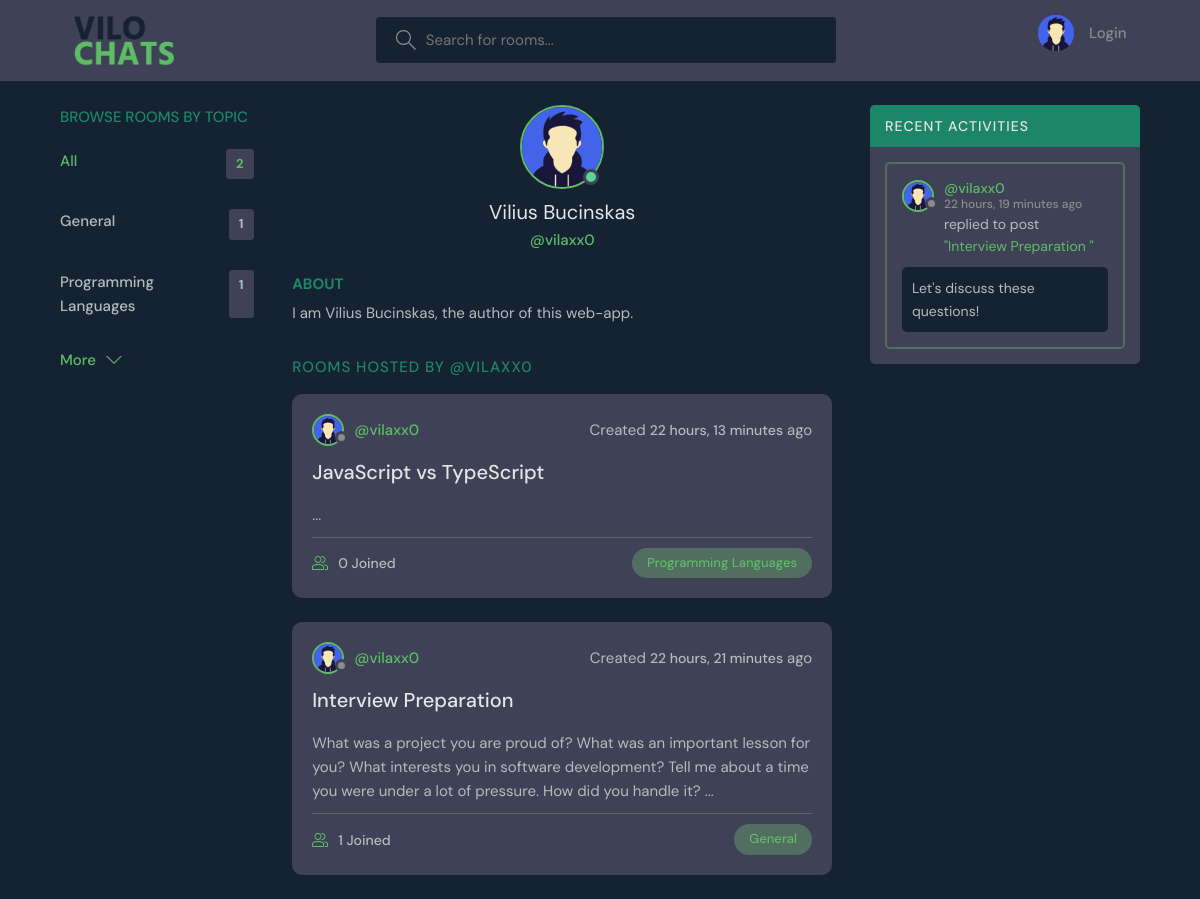
Page /profile/1/ on the earlier database version.
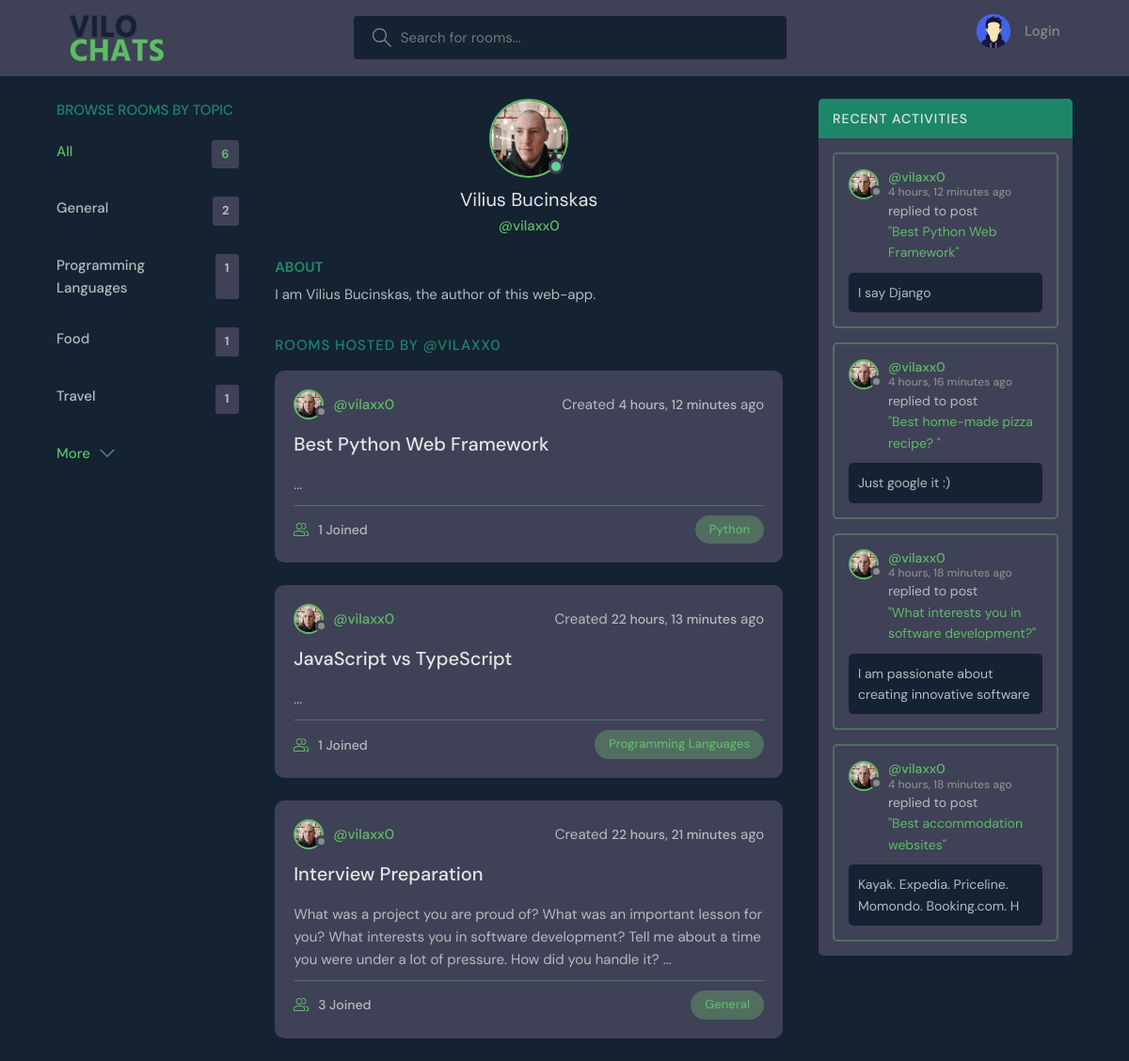
Same page on the later database version.
### base/models.py (models this page shows, shortened)
class Topic(models.Model):
    name = models.CharField(max_length=200)

class User(AbstractUser):
    name = models.CharField(max_length=200, null=True)
    email = models.EmailField(unique=True, max_length=200, null=True)
    bio = models.TextField(null=True, blank=True)
    avatar = models.ImageField(default="avatar.svg", null=True, blank=True)
    USERNAME_FIELD = 'email'
    REQUIRED_FIELDS = []

class Room(models.Model):
    host = models.ForeignKey(User, on_delete=models.SET_NULL, null=True)
    topic = models.ForeignKey(Topic, on_delete=models.SET_NULL, null=True)
    name = models.CharField(max_length=200)
    description = models.TextField(null=True, blank=True)
    participants = models.ManyToManyField(User, related_name='participants', blank=True)
    updated = models.DateTimeField(auto_now=True)
    created = models.DateTimeField(auto_now_add=True)
    class Meta:
        ordering = ['-updated', '-created']
    def __str__(self):
        return self.name

class Message(models.Model):
    user = models.ForeignKey(User, on_delete=models.CASCADE)
    room = models.ForeignKey(Room, on_delete=models.CASCADE)
    body = models.TextField()
    updated = models.DateTimeField(auto_now=True)
    created = models.DateTimeField(auto_now_add=True)
    class Meta:
        ordering = ['-updated', '-created']
    def __str__(self):
        return self.body[0:50]

### base/views.py (the view)
# urls.py: path('profile/<str:pk>/', views.userProfile, name="user-profile"),
def userProfile(request, pk):
    user = User.objects.get(id=pk)
    rooms = user.room_set.all()
    room_messages = user.message_set.all()[0:4]
    topics = Topic.objects.all()[:4]
    all_rooms_count = Room.objects.all().count()
    context = {'user': user, 'rooms': rooms, 'room_messages': room_messages, 'topics': topics, 'all_rooms': all_rooms_count }
    return render(request, 'base/profile.html', context)

### base/templates/base/profile.html (shortened to what this page needs)
{% extends 'main.html' %} {% block content %}
<main class="profile-page layout layout--3">
  <div class="container">
    {% include 'base/topics_component.html' %}
    <div class="roomList">
      <div class="profile">
        <div class="profile__avatar">
          <div class="avatar avatar--large active">
            <img src="{{user.avatar.url}}" />
          </div>
        </div>
        <div class="profile__info">
          <h3>{{ user.name }}</h3>
          <p>@{{ user.username }}</p>
        </div>
        <div class="profile__about">
          <h3>About</h3>
          <p>
            {{user.bio|default:"No bio yet."}}
          </p>
        </div>
      </div>
      <div class="roomList__header">
        <div>
          <h2>Rooms Hosted by @{{ user.username }}</a>
          </h2>
        </div>
      </div>
      {% include 'base/feed_component.html' %}
    </div>
    {% include 'base/activity_component.html' %}
  </div>
</main>
{% endblock content %}

### templates/main.html (shortened to what this page needs)
<!DOCTYPE html>
{% load static %}
<html lang="en">
  <head>
    <link
      rel="stylesheet"
      type="text/css"
      media="screen"
      href="{% static 'styles/main.css' %}"
    />
  </head>
  <body>
    {% include 'navbar.html' %}  {% block content %} {% endblock content %}
  </body>
</html>

### templates/navbar.html (shortened to what this page needs)
{% load static %}
<header class="header header--loggedIn">
  <div class="container">
    <a href="{% url 'home' %}" class="header__logo">
      <img src="{% static 'assets/logo.png' %}" />
    </a>
    <form class="header__search" method="GET" action="{% url 'home' %}">
      <label>
        <input name="q" placeholder="Search for rooms..." />
      </label>
    </form>
    <nav class="header__menu">
      {% if request.user.is_authenticated %}
      <div class="header__user">
        <a href="{% url 'user-profile' request.user.id %}">
          <div class="avatar avatar--medium active">
            <img src="{{request.user.avatar.url}}" />
          </div>
          <p>{{request.user.name}} <span>@{{request.user.username}}</span></p>
        </a>
        <button class="dropdown-button">
          <svg
            version="1.1"
            xmlns="http://www.w3.org/2000/svg"
            width="32"
            height="32"
            viewBox="0 0 32 32"
          >
            <path d="M16 21l-13-13h-3l16 16 16-16h-3l-13 13z"></path>
          </svg>
        </button>
      </div>
      <div class="dropdown-menu">
        <a href="{% url 'edit-profile' %}" class="dropdown-link">
          <svg
            version="1.1"
            xmlns="http://www.w3.org/2000/svg"
            width="32"
            height="32"
            viewBox="0 0 32 32"
          >
            <path
              d="M27.465 32c-1.211 0-2.35-0.471-3.207-1.328l-9.392-9.391c-2.369 0.898-4.898 0.951-7.355 0.15-3.274-1.074-5.869-3.67-6.943-6.942-0.879-2.682-0.734-5.45 0.419-8.004 0.135-0.299 0.408-0.512 0.731-0.572 0.32-0.051 0.654 0.045 0.887 0.277l5.394 5.395 3.586-3.586-5.394-5.395c-0.232-0.232-0.336-0.564-0.276-0.887s0.272-0.596 0.572-0.732c2.552-1.152 5.318-1.295 8.001-0.418 3.274 1.074 5.869 3.67 6.943 6.942 0.806 2.457 0.752 4.987-0.15 7.358l9.392 9.391c0.844 0.842 1.328 2.012 1.328 3.207-0 2.5-2.034 4.535-4.535 4.535zM15.101 19.102c0.26 0 0.516 0.102 0.707 0.293l9.864 9.863c0.479 0.479 1.116 0.742 1.793 0.742 1.398 0 2.535-1.137 2.535-2.535 0-0.668-0.27-1.322-0.742-1.793l-9.864-9.863c-0.294-0.295-0.376-0.74-0.204-1.119 0.943-2.090 1.061-4.357 0.341-6.555-0.863-2.631-3.034-4.801-5.665-5.666-1.713-0.561-3.468-0.609-5.145-0.164l4.986 4.988c0.391 0.391 0.391 1.023 0 1.414l-5 5c-0.188 0.188-0.441 0.293-0.707 0.293s-0.52-0.105-0.707-0.293l-4.987-4.988c-0.45 1.682-0.397 3.436 0.164 5.146 0.863 2.631 3.034 4.801 5.665 5.666 2.2 0.721 4.466 0.604 6.555-0.342 0.132-0.059 0.271-0.088 0.411-0.088z"
            ></path>
          </svg>
          Settings
        </a>
        <a href="{% url 'logout' %}" class="dropdown-link">
          <svg
            version="1.1"
            xmlns="http://www.w3.org/2000/svg"
            width="32"
            height="32"
            viewBox="0 0 32 32"
          >
            <path
              d="M3 0h22c0.553 0 1 0 1 0.553l-0 3.447h-2v-2h-20v28h20v-2h2l0 3.447c0 0.553-0.447 0.553-1 0.553h-22c-0.553 0-1-0.447-1-1v-30c0-0.553 0.447-1 1-1z"
            ></path>
            <path
              d="M21.879 21.293l1.414 1.414 6.707-6.707-6.707-6.707-1.414 1.414 4.293 4.293h-14.172v2h14.172l-4.293 4.293z"
            ></path>
          </svg>
          Logout
        </a>
      </div>
      {% else %}
      <a href="{% url 'login' %}">
        <img src="{% static './assets/avatar.svg' %}" />
        <p>Login</p>
      </a>
      {% endif %}
    </nav>
  </div>
</header>

### base/templates/base/topics_component.html
<div class="topics">
  <div class="topics__header">
    <h2>Browse Rooms by Topic</h2>
  </div>
  <ul class="topics__list">
    <li>
      <a href="{% url 'home' %}" class="active">
        All <span>{{all_rooms}}</span>
      </a>
    </li>
    {% for topic in topics %}
    <li>
      <a href="{% url 'home' %}?q={{topic.name}}">
        {{topic.name}} <span>{{topic.room_set.all.count}}</span>
      </a>
    </li>
    {% endfor %}
  </ul>
  <a class="btn btn--link" href="{% url 'topics' %}">
    More
    <svg
      version="1.1"
      xmlns="http://www.w3.org/2000/svg"
      width="32"
      height="32"
      viewBox="0 0 32 32"
    >
      <path d="M16 21l-13-13h-3l16 16 16-16h-3l-13 13z"></path>
    </svg>
  </a>
</div>

### base/templates/base/feed_component.html (shortened to what this page needs)
{% for room in rooms %}
<div class="roomListRoom">
  <div class="roomListRoom__header">
    <a
      href="{% url 'user-profile' room.host.id %}"
      class="roomListRoom__author"
    >
      <div class="avatar avatar--small">
        <img src="{{room.host.avatar.url}}" />
      </div>
      <span>@{{ room.host.username }}</span>
    </a>
    <div class="roomListRoom__actions">
      <p>Created <span>{{ room.created|timesince }}</span> ago</p>
    </div>
  </div>
  <div class="roomListRoom__content">
    <a href="{% url 'room' room.id %}">{{ room.name }}</a>
    <p>{{ room.description|slice:"200" }}...</p>
  </div>
  <div class="roomListRoom__meta">
    <a href="{% url 'room' room.id %}" class="roomListRoom__joined">
      {{room.participants.count}} Joined
    </a>
    <a href="{% url 'home' %}?q={{room.topic.name}}">
      <p class="roomListRoom__topic">{{room.topic.name}}</p>
    </a>
  </div>
</div>
{% endfor %}

### base/templates/base/activity_component.html (shortened to what this page needs)
<div class="activities">
  <div class="activities__header">
    <h2>Recent Activities</h2>
  </div>
  {% for message in room_messages %}
  <div class="activities__box">
    <div class="activities__boxHeader roomListRoom__header">
      <a
        href="{% url 'user-profile' message.user.id %}"
        class="roomListRoom__author"
      >
        <div class="avatar avatar--small">
          <img src="{{message.user.avatar.url}}" />
        </div>
        <p>
          @{{ message.user.username }}
          <span>{{ message.created|timesince }} ago</span>
        </p>
      </a>
    </div>
    <div class="activities__boxContent">
      <p>
        replied to post
        <a href="{% url 'room' message.room.id %}"> "{{ message.room }}"</a>
      </p>
      <div class="activities__boxRoomContent">{{ message }}</div>
    </div>
  </div>
  {% endfor %}
</div>

Differences in the rows shown:
no longer on this page (row unchanged): Message: user.avatar (placeholder picture), user.username "vilaxx0", created "22 hours, 19 minutes", room "Interview Preparation", body "Let's discuss these questions!"
computed for Topic "General": room_set.all.count "1" → "2"
added Topic: name "Food", room_set.all.count "1"
added Topic: name "Travel", room_set.all.count "1"
changed User "Vilius Bucinskas": avatar: picture added in place of a placeholder
added Room: host.avatar (picture), host.username "vilaxx0", created "4 hours, 12 minutes", name "Best Python Web Framework", participants.count "1", topic.name "Python"
changed through a linked row, Room "JavaScript vs TypeScript": host.avatar: picture added in place of a placeholder; participants.count "0" → "1"
changed through a linked row, Room "Interview Preparation": host.avatar: picture added in place of a placeholder; participants.count "1" → "3"
added Message: user.avatar (picture), user.username "vilaxx0", created "4 hours, 12 minutes", room "Best Python Web Framework", body "I say Django"
added Message: user.avatar (picture), user.username "vilaxx0", created "4 hours, 16 minutes", room "Best home-made pizza recipe?", body "Just google it :)"
added Message: user.avatar (picture), user.username "vilaxx0", created "4 hours, 18 minutes", room "What interests you in software development?", body "I am passionate about creating innovative software"
added Message: user.avatar (picture), user.username "vilaxx0", created "4 hours, 18 minutes", room "Best accommodation websites", body "Kayak. Expedia. Priceline. Momondo. Booking.com. H"
Other differences:
{{ all_rooms }}: "2" → "6"
